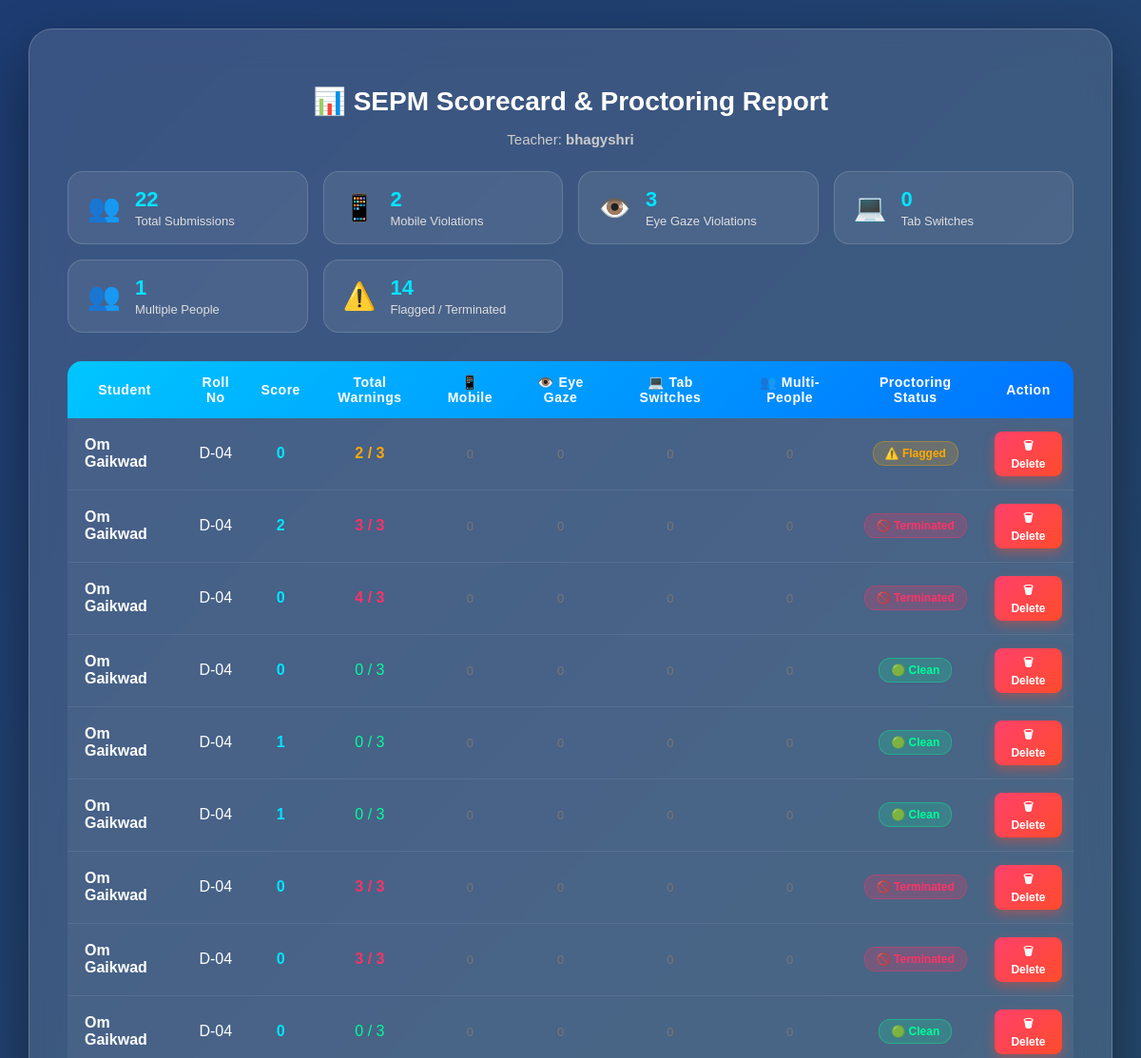
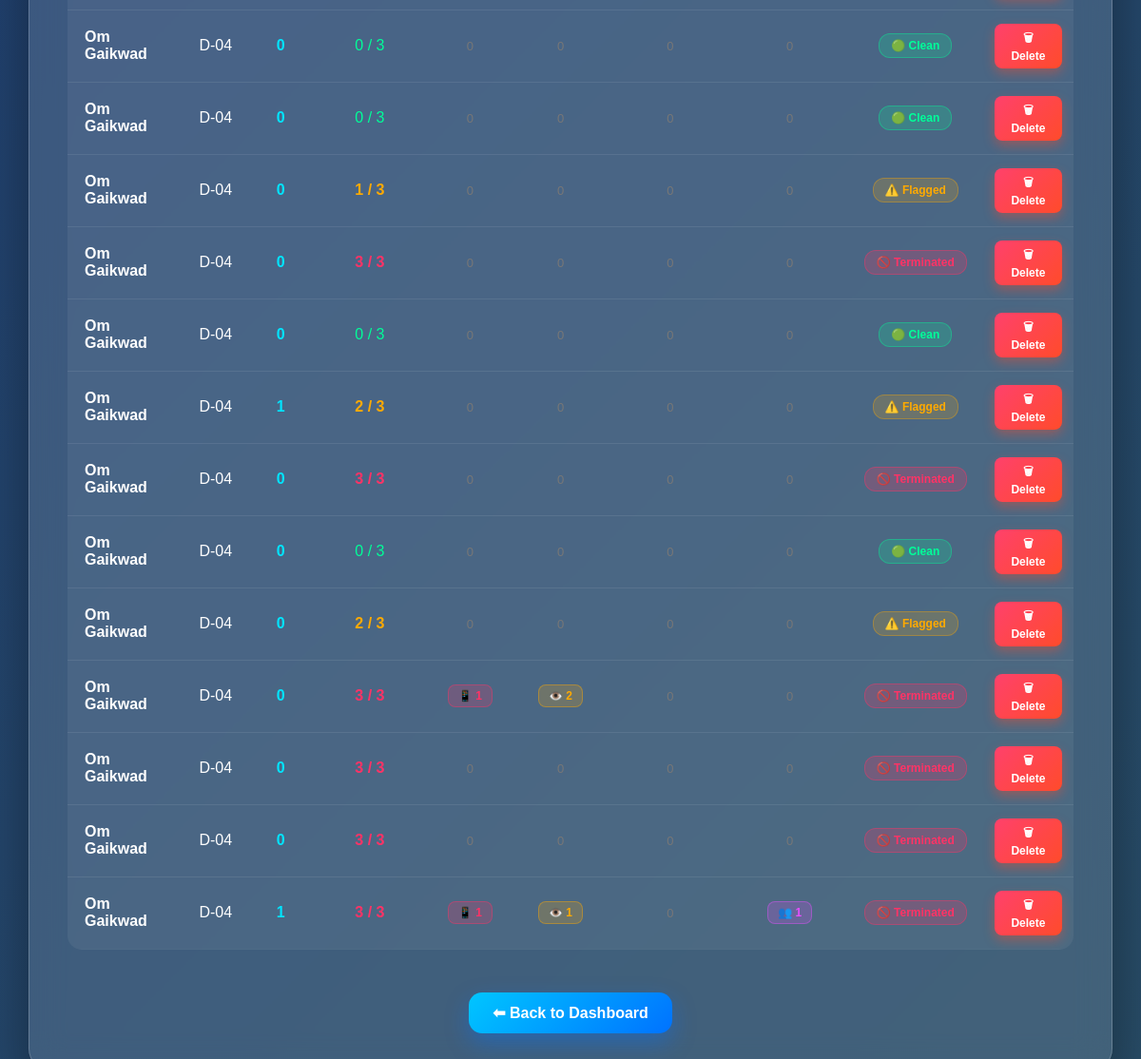
Page /scorecard (signed in) on the committed database (2 pictures, top to bottom).
### tables this page shows
CREATE TABLE results(
                    id INTEGER PRIMARY KEY AUTOINCREMENT,
                    student_name TEXT,
                    roll_no TEXT,
                    teacher_name TEXT,
                    subject TEXT,
                    score INTEGER,
                    warnings INTEGER
                , mobile_warnings INTEGER DEFAULT 0, eye_warnings INTEGER DEFAULT 0, tab_warnings INTEGER DEFAULT 0, face_warnings INTEGER DEFAULT 0);

### app.py (the view)
@app.route("/scorecard")
def scorecard():
    if "teacher_name" not in session:
        return redirect("/teacher")
    conn = sqlite3.connect(DATABASE)
    c = conn.cursor()
    c.execute("""SELECT id, student_name, roll_no, teacher_name, subject, score, warnings,
                        COALESCE(mobile_warnings, 0), COALESCE(eye_warnings, 0),
                        COALESCE(tab_warnings, 0), COALESCE(face_warnings, 0)
                 FROM results WHERE subject = ?""",
              (session["subject"],))
    data = c.fetchall()
    conn.close()
    return render_template("scorecard.html",
                           results=data,
                           subject=session["subject"],
                           teacher=session["teacher_name"])

### templates/scorecard.html (shortened to what this page needs)
<!DOCTYPE html>
<html>
<head>
    <link rel="stylesheet" href="{{ url_for('static', filename='scorecard.css') }}">
</head>
<body>
<div class="scorecard-container">
    <h1>📊 {{ subject }} Scorecard & Proctoring Report</h1>
    <p class="teacher-subtitle">
        Teacher: <strong>{{ teacher }}</strong>
    </p>
    <div class="stats-grid">
        <div class="stat-card">
            <span class="stat-icon">👥</span>
            <div class="stat-data">
                <h3>{{ results|length }}</h3>
                <p>Total Submissions</p>
            </div>
        </div>
        <div class="stat-card">
            <span class="stat-icon">📱</span>
            <div class="stat-data">
                <h3>
                    {% set mobile_total = namespace(count=0) %}
                    {% for r in results %}
                        {% set mobile_total.count = mobile_total.count + (r[7] or 0) %}
                    {% endfor %}
                    {{ mobile_total.count }}
                </h3>
                <p>Mobile Violations</p>
            </div>
        </div>
        <div class="stat-card">
            <span class="stat-icon">👁️</span>
            <div class="stat-data">
                <h3>
                    {% set eye_total = namespace(count=0) %}
                    {% for r in results %}
                        {% set eye_total.count = eye_total.count + (r[8] or 0) %}
                    {% endfor %}
                    {{ eye_total.count }}
                </h3>
                <p>Eye Gaze Violations</p>
            </div>
        </div>
        <div class="stat-card">
            <span class="stat-icon">💻</span>
            <div class="stat-data">
                <h3>
                    {% set tab_total = namespace(count=0) %}
                    {% for r in results %}
                        {% set tab_total.count = tab_total.count + (r[9] or 0) %}
                    {% endfor %}
                    {{ tab_total.count }}
                </h3>
                <p>Tab Switches</p>
            </div>
        </div>
        <div class="stat-card">
            <span class="stat-icon">👥</span>
            <div class="stat-data">
                <h3>
                    {% set face_total = namespace(count=0) %}
                    {% for r in results %}
                        {% set face_total.count = face_total.count + (r[10] or 0) %}
                    {% endfor %}
                    {{ face_total.count }}
                </h3>
                <p>Multiple People</p>
            </div>
        </div>
        <div class="stat-card">
            <span class="stat-icon">⚠️</span>
            <div class="stat-data">
                <h3>
                    {% set flagged_total = namespace(count=0) %}
                    {% for r in results %}
                        {% if r[6] > 0 %}
                            {% set flagged_total.count = flagged_total.count + 1 %}
                        {% endif %}
                    {% endfor %}
                    {{ flagged_total.count }}
                </h3>
                <p>Flagged / Terminated</p>
            </div>
        </div>
    </div>
    <div class="table-wrapper">
        <table>
            <thead>
                <tr>
                    <th>Student</th>
                    <th>Roll No</th>
                    <th>Score</th>
                    <th>Total Warnings</th>
                    <th>📱 Mobile</th>
                    <th>👁️ Eye Gaze</th>
                    <th>💻 Tab Switches</th>
                    <th>👥 Multi-People</th>
                    <th>Proctoring Status</th>
                    <th>Action</th>
                </tr>
            </thead>
            <tbody>
                {% for r in results %}
                <tr>
                    <td class="student-name">
                        <strong>{{ r[1] }}</strong>
                    </td>
                    <td>{{ r[2] }}</td>
                    <td class="score">{{ r[5] }}</td>
                    <td class="{% if r[6] >= 3 %}warning-high{% elif r[6] > 0 %}warning-mid{% else %}warning-low{% endif %}">
                        {{ r[6] }} / 3
                    </td>
                    <td>
                        {% if r[7] and r[7] > 0 %}
                            <span class="violation-badge violation-mobile">
                                📱 {{ r[7] }}
                            </span>
                        {% else %}
                            <span class="violation-none">0</span>
                        {% endif %}
                    </td>
                    <td>
                        {% if r[8] and r[8] > 0 %}
                            <span class="violation-badge violation-eye">
                                👁️ {{ r[8] }}
                            </span>
                        {% else %}
                            <span class="violation-none">0</span>
                        {% endif %}
                    </td>
                    <td>
                        {% if r[9] and r[9] > 0 %}
                            <span class="violation-badge violation-tab">
                                💻 {{ r[9] }}
                            </span>
                        {% else %}
                            <span class="violation-none">0</span>
                        {% endif %}
                    </td>
                    <td>
                        {% if r[10] and r[10] > 0 %}
                            <span class="violation-badge violation-face">
                                👥 {{ r[10] }}
                            </span>
                        {% else %}
                            <span class="violation-none">0</span>
                        {% endif %}
                    </td>
                    <td>
                        {% if r[6] >= 3 %}
                            <span class="status-pill pill-danger">🚫 Terminated</span>
                        {% elif r[6] > 0 %}
                            <span class="status-pill pill-warn">⚠️ Flagged</span>
                        {% else %}
                            <span class="status-pill pill-success">🟢 Clean</span>
                        {% endif %}
                    </td>
                    <td>
                        <a href="{{ url_for('delete_result', result_id=r[0]) }}"
                        class="delete-btn"
                        onclick="return confirm('Are you sure you want to delete this result?');">
                        🗑 Delete
                        </a>
                    </td>
                </tr>
                {% endfor %}
            </tbody>
        </table>
    </div>
    <div class="footer-actions">
        <a href="{{ url_for('teacher_dashboard') }}" class="back-btn">
            ⬅ Back to Dashboard
        </a>
    </div>
</div>
</body>
</html>

### static/scorecard.css (style rules this page uses)
body { margin: 0; font-family: 'Poppins', sans-serif; min-height: 100vh; background: linear-gradient(-45deg, #0f2027, #203a43, #2c5364, #1e3c72); background-size: 400% 400%; animation: gradientBG 12s ease infinite; display: flex; justify-content: center; align-items: center; padding: 30px; }
.scorecard-container { background: rgba(255, 255, 255, 0.12); backdrop-filter: blur(18px); border-radius: 25px; width: 95%; max-width: 1200px; padding: 40px; box-shadow: 0 25px 60px rgba(0,0,0,0.4); border: 1px solid rgba(255,255,255,0.2); text-align: center; transition: 0.4s ease; }
.scorecard-container h1 { margin-bottom: 8px; color: white; font-size: 28px; font-weight: 600; }
.teacher-subtitle { color: #ccc; margin-bottom: 25px; font-size: 15px; }
.stats-grid { display: grid; grid-template-columns: repeat(auto-fit, minmax(200px, 1fr)); gap: 16px; margin-bottom: 30px; }
.stat-card { background: rgba(255, 255, 255, 0.08); border: 1px solid rgba(255, 255, 255, 0.15); border-radius: 16px; padding: 16px 20px; display: flex; align-items: center; gap: 15px; text-align: left; transition: transform 0.2s ease, background 0.2s ease; }
.stat-icon { font-size: 28px; }
.stat-data h3 { margin: 0; font-size: 22px; font-weight: 700; color: #00e5ff; }
.stat-data p { margin: 2px 0 0 0; font-size: 13px; color: #ddd; }
.table-wrapper { overflow-x: auto; }
table { width: 100%; border-collapse: collapse; margin-bottom: 25px; color: white; border-radius: 15px; overflow: hidden; }
thead { background: linear-gradient(135deg, #00c6ff, #0072ff); color: white; }
th, td { padding: 14px 12px; text-align: center; }
th { font-weight: 600; letter-spacing: 0.5px; font-size: 14px; }
tbody tr { background: rgba(255,255,255,0.06); border-bottom: 1px solid rgba(255,255,255,0.08); transition: 0.25s ease; }
.student-name { text-align: left; padding-left: 18px; }
.score { font-weight: 700; font-size: 16px; color: #00e5ff; }
.warning-high { color: #ff3366; font-weight: 700; }
.warning-mid { color: #ffaa00; font-weight: 600; }
.warning-low { color: #00ff99; font-weight: 500; }
.violation-badge { display: inline-block; padding: 4px 10px; border-radius: 8px; font-size: 12px; font-weight: 600; }
.violation-mobile { background: rgba(255, 51, 102, 0.2); color: #ff3366; border: 1px solid rgba(255, 51, 102, 0.4); }
.violation-eye { background: rgba(255, 170, 0, 0.2); color: #ffaa00; border: 1px solid rgba(255, 170, 0, 0.4); }
.violation-face { background: rgba(230, 80, 255, 0.2); color: #e650ff; border: 1px solid rgba(230, 80, 255, 0.4); }
.violation-none { color: #777; font-size: 13px; }
.status-pill { display: inline-block; padding: 5px 12px; border-radius: 12px; font-size: 12px; font-weight: 600; }
.pill-success { background: rgba(0, 255, 153, 0.18); color: #00ff99; border: 1px solid rgba(0, 255, 153, 0.35); }
.pill-warn { background: rgba(255, 170, 0, 0.18); color: #ffaa00; border: 1px solid rgba(255, 170, 0, 0.35); }
.pill-danger { background: rgba(255, 51, 102, 0.22); color: #ff3366; border: 1px solid rgba(255, 51, 102, 0.4); }
.footer-actions { margin-top: 20px; }
.back-btn { display: inline-block; padding: 12px 25px; background: linear-gradient(135deg, #00c6ff, #0072ff); color: white; text-decoration: none; border-radius: 14px; font-weight: 600; transition: 0.3s ease; box-shadow: 0 10px 25px rgba(0, 114, 255, 0.4); }
.delete-btn { display: inline-block; padding: 6px 12px; background: linear-gradient(135deg, #ff416c, #ff4b2b); color: white; text-decoration: none; border-radius: 8px; font-size: 12px; font-weight: 600; transition: 0.3s ease; box-shadow: 0 5px 12px rgba(255, 75, 43, 0.4); }

### rows in the picture
results: student_name "Om Gaikwad", roll_no "D-04", score "0", warnings "2", shows "⚠️ Flagged"
results: student_name "Om Gaikwad", roll_no "D-04", score "2", warnings "3", shows "🚫 Terminated"
results: student_name "Om Gaikwad", roll_no "D-04", score "0", warnings "4", shows "🚫 Terminated"
results: student_name "Om Gaikwad", roll_no "D-04", score "0", warnings "0", shows "🟢 Clean"
results: student_name "Om Gaikwad", roll_no "D-04", score "1", warnings "0", shows "🟢 Clean"
results: student_name "Om Gaikwad", roll_no "D-04", score "1", warnings "0", shows "🟢 Clean"
results: student_name "Om Gaikwad", roll_no "D-04", score "0", warnings "3", shows "🚫 Terminated"
results: student_name "Om Gaikwad", roll_no "D-04", score "0", warnings "3", shows "🚫 Terminated"
results: student_name "Om Gaikwad", roll_no "D-04", score "0", warnings "0", shows "🟢 Clean"
results: student_name "Om Gaikwad", roll_no "D-04", score "0", warnings "0", shows "🟢 Clean"
results: student_name "Om Gaikwad", roll_no "D-04", score "0", warnings "0", shows "🟢 Clean"
results: student_name "Om Gaikwad", roll_no "D-04", score "0", warnings "1", shows "⚠️ Flagged"
results: student_name "Om Gaikwad", roll_no "D-04", score "0", warnings "3", shows "🚫 Terminated"
results: student_name "Om Gaikwad", roll_no "D-04", score "0", warnings "0", shows "🟢 Clean"
results: student_name "Om Gaikwad", roll_no "D-04", score "1", warnings "2", shows "⚠️ Flagged"
results: student_name "Om Gaikwad", roll_no "D-04", score "0", warnings "3", shows "🚫 Terminated"
results: student_name "Om Gaikwad", roll_no "D-04", score "0", warnings "0", shows "🟢 Clean"
results: student_name "Om Gaikwad", roll_no "D-04", score "0", warnings "2", shows "⚠️ Flagged"
results: student_name "Om Gaikwad", roll_no "D-04", score "0", warnings "3", eye_warnings "2", shows "🚫 Terminated"
results: student_name "Om Gaikwad", roll_no "D-04", score "0", warnings "3", shows "🚫 Terminated"
results: student_name "Om Gaikwad", roll_no "D-04", score "0", warnings "3", shows "🚫 Terminated"
results: student_name "Om Gaikwad", roll_no "D-04", score "1", warnings "3", r "1", shows "🚫 Terminated"

### other values in the picture
{{ subject }} "SEPM"
{{ teacher }} "bhagyshri"
{{ results|length }} "22"
{{ mobile_total.count }} "2"
{{ eye_total.count }} "3"
{{ tab_total.count }} "0"
{{ face_total.count }} "1"
{{ flagged_total.count }} "14"
